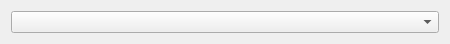
<?xml version="1.0" encoding="UTF-8"?>
<ui version="4.0">
 <class>PropertyEnum</class>
 <widget class="QWidget" name="PropertyEnum">
  <property name="geometry">
   <rect>
    <x>0</x>
    <y>0</y>
    <width>450</width>
    <height>42</height>
   </rect>
  </property>
  <property name="windowTitle">
   <string>Enum Property</string>
  </property>
  <layout class="QVBoxLayout" name="verticalLayout">
   <item>
    <widget class="QComboBox" name="comboBox"/>
   </item>
  </layout>
 </widget>
 <resources/>
 <connections>
  <connection>
   <sender>comboBox</sender>
   <signal>activated(int)</signal>
   <receiver>PropertyEnum</receiver>
   <slot>enum_value_selected(int)</slot>
   <hints>
    <hint type="sourcelabel">
     <x>224</x>
     <y>20</y>
    </hint>
    <hint type="destinationlabel">
     <x>224</x>
     <y>20</y>
    </hint>
   </hints>
  </connection>
 </connections>
 <slots>
  <slot>enum_value_selected(int)</slot>
 </slots>
</ui>
